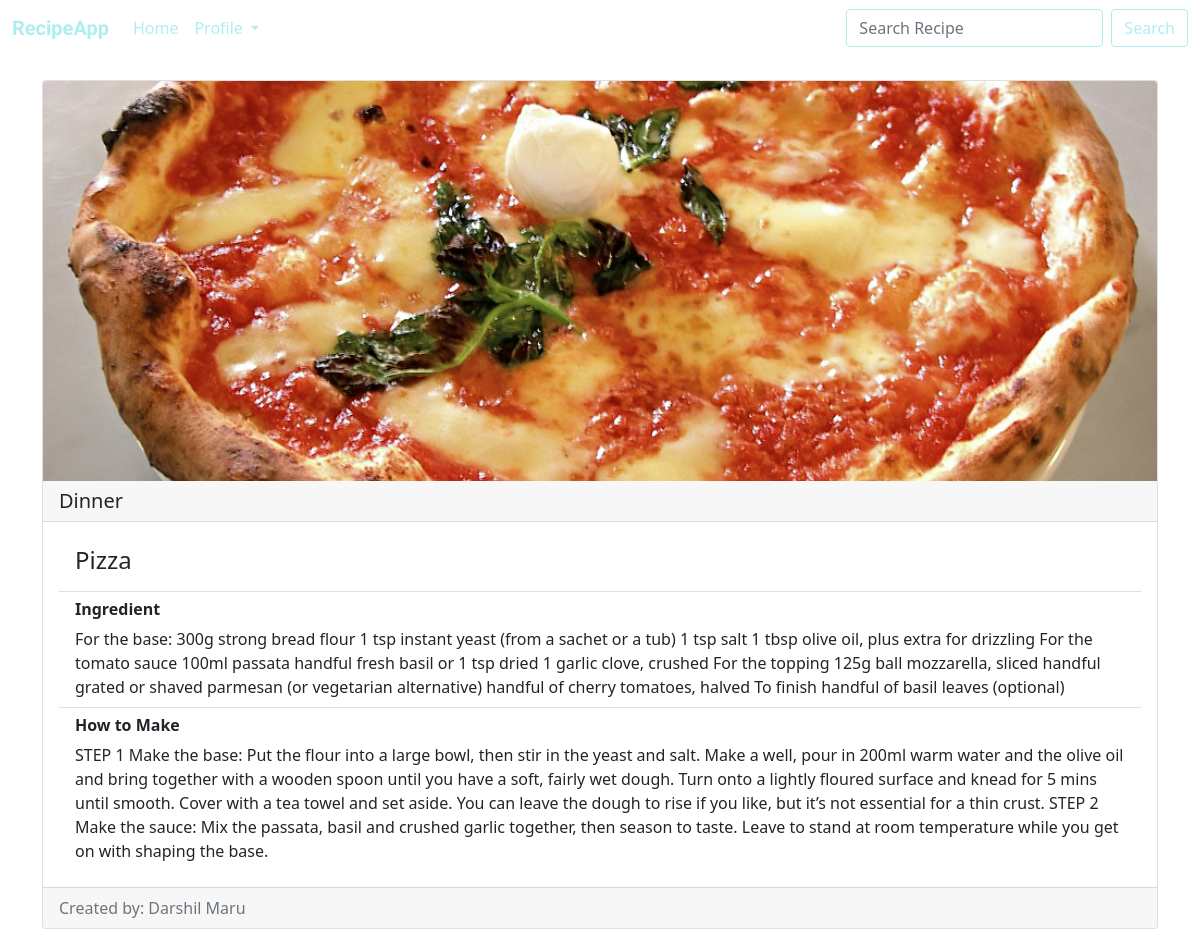
The app's page /recipes/viewrecipe/19/ (signed in) with its own data.
### recipes/models.py (models this page shows, shortened)
class recipe(models.Model):
    recipe_name = models.CharField(max_length=120)
    ingredient = models.CharField(max_length=600)
    category = models.CharField(max_length=120)
    recipe_pic = models.ImageField(upload_to="images")
    How_to_make = models.CharField(max_length=600)
    created_by = models.ForeignKey(to=User,on_delete=models.CASCADE)

### recipes/views.py (the view)
# urls.py: path('viewrecipe/<int:id>/',views.ViewRecipe.as_view(),name="viewrecipe"),
@method_decorator(login_required(login_url='login'), name='dispatch')
class ViewRecipe(TemplateView):
    template_name = 'recipes/viewrecipe.html'
    context ={}
    def get(self,request,*args,**kwargs):
        id =kwargs.get('id')
        obj = get_object_or_404(recipe,pk=id)
        self.context['obj'] = obj
        user = request.user.id
        if user:
            try:
                profile = Profile.objects.get(user=user)
                self.context['profile'] = 'pro_exist'
                return render(request, self.template_name, self.context)
            except Exception:
                return redirect('createprofile')
        return render(request,self.template_name,self.context)

### recipes/templates/recipes/viewrecipe.html (shortened to what this page needs)
<!DOCTYPE html>
<html lang="en">
<head>
    <link href="https://cdn.jsdelivr.net/npm/bootstrap@5.0.0-beta3/dist/css/bootstrap.min.css" rel="stylesheet">
    {% load static %}
    <link rel="stylesheet" href="{% static 'recipes/css/viewrecipe.css' %}">
    <link rel="stylesheet" href="{% static 'home/css/home.css' %}">
</head>
<body>
{% include 'home/nav.html' %}
<div class="container">
    <div class="card mb-3">
        <img src="/{{obj.recipe_pic}}" class="card-img-top" alt="...">
        <h5 class="card-header">{{obj.category}}</h5>
        <div class="card-body">
              <ul class="list-group list-group-flush">
                  <li class="list-group-item"><h4 class="card-title">{{obj.recipe_name}}</h4></li>
                  <li class="list-group-item">
                      <h6><b>Ingredient</b></h6>
                      {{obj.ingredient}}
                  </li>
                  <li class="list-group-item">
                      <h6><b>How to Make</b></h6>
                      {{obj.How_to_make}}</li>
              </ul>
        </div>
        <div class="card-footer text-muted">
            Created by: {{obj.created_by.first_name}} {{obj.created_by.last_name}}
         </div>
    </div>
</div>
</body>
</html>

### home/templates/home/nav.html (shortened to what this page needs)
{% if request.user.is_active %}
  {% if profile %}
    <nav class="navbar navbar-expand-lg navbar-light bg-light">
      <div class="container-fluid">
        <a class="navbar-brand" href="/myrecipe/"><b>RecipeApp</b></a>
        <div class="collapse navbar-collapse" id="navbarSupportedContent">
          <ul class="navbar-nav me-auto mb-2 mb-lg-0">
            <li class="nav-item">
              <a class="nav-link active" aria-current="page" href="{% url 'home' %}">Home</a>
            </li>
            <li class="nav-item dropdown">
              <a class="nav-link active dropdown-toggle" href="#" id="navbarDropdown" role="button" data-bs-toggle="dropdown" aria-expanded="false">
                Profile
              </a>
            </li>
          </ul>
          <form class="d-flex">
            <input class="form-control me-2" type="search" placeholder="Search Recipe" aria-label="Search">
            <button id="bs" class="btn btn-outline-success" type="submit">Search</button>
          </form>
        </div>
      </div>
    </nav>
  {% endif %}
{% endif %}

### recipes/static/recipes/css/viewrecipe.css (style rules this page uses)
img { max-width:auto !important; height:400px !important; }

### home/static/home/css/home.css (style rules this page uses)
.bg-light { background-color: white !important; }
.navbar-light .navbar-brand { color: #AFEEEE!important; font-family: 'Lobster', cursive; }
.navbar-light .navbar-nav .nav-link.active, .navbar-light .navbar-nav .show > .nav-link { color: #AFEEEE!important ; }
.form-control { border: 1px solid #AFEEEE; }
.container { position: relative; padding-top:2% }
.btn-outline-success, .btn-outline-success:focus, .btn-outline-success:active, .btn-outline-success:hover { color: #AFEEEE!important ; border-color: #AFEEEE!important; }
.card-img-top { width: 100%; height: 15vw; object-fit: cover; }

### records on screen
recipe: recipe_pic (picture), category "Dinner", recipe_name "Pizza", ingredient "For the base: 300g strong bread flour 1 tsp instant yeast (from a sachet or a tub) 1 tsp salt 1 tbsp olive oil, plus extra for drizzling For the tomato sauce 100ml passata handful fresh basil or 1 tsp dried 1 garlic clove, crushed For the topping 125g ball mozzarella, sliced handful grated or shaved parmesan (or vegetarian alternative) handful of cherry tomatoes, halved To finish handful of basil leaves (optional)", How_to_make "STEP 1 Make the base: Put the flour into a large bowl, then stir in the yeast and salt. Make a well, pour in 200ml warm water and the olive oil and bring together with a wooden spoon until you have a soft, fairly wet dough. Turn onto a lightly floured surface and knead for 5 mins until smooth. Cover with a tea towel and set aside. You can leave the dough to rise if you like, but it’s not essential for a thin crust. STEP 2 Make the sauce: Mix the passata, basil and crushed garlic together, then season to taste. Leave to stand at room temperature while you get on with shaping the base.", created_by.first_name "Darshil", created_by.last_name "Maru"
